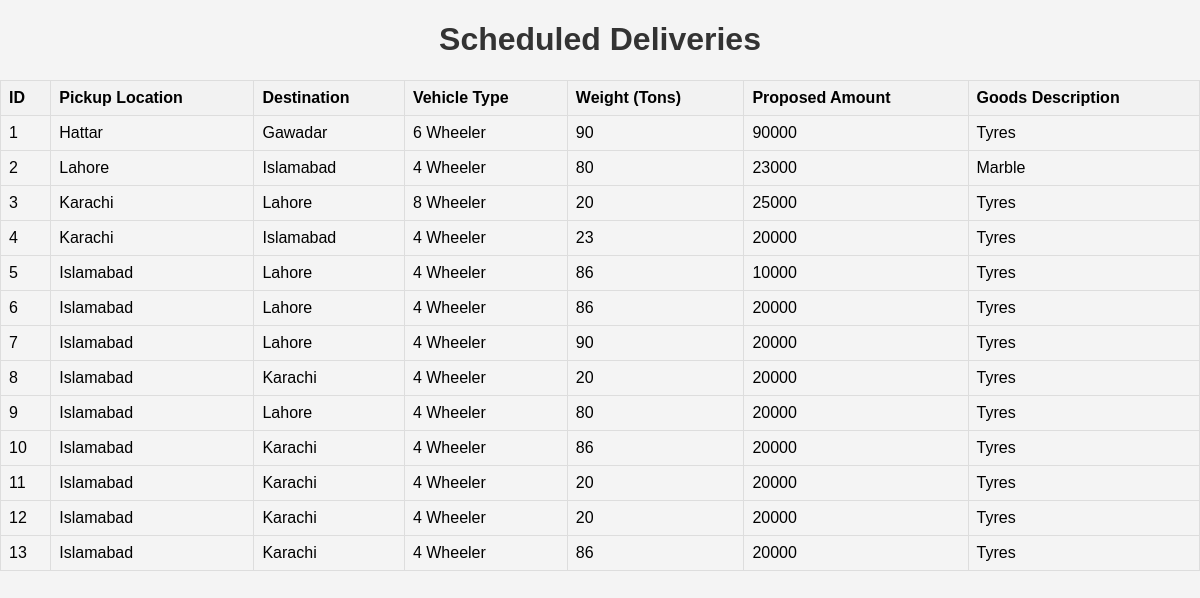
Screenshot of /ViewScheduledDeliveries with the database file from the repository.
### app.py (models this page shows, shortened)
class ScheduledDelivery(db.Model):
    id = db.Column(db.Integer , primary_key = True)
    user_id = db.Column(db.Integer , db.ForeignKey('user.user_id') , nullable=False)
    pickup_location = db.Column(db.String(50) , nullable = False)
    destination = db.Column(db.String(50) , nullable = False)
    proposed_amount = db.Column(db.Integer , nullable = False)
    deal_done = db.Column(db.Boolean , default=False)
    vehicle_type = db.Column(db.String(50) , nullable = False)
    weight = db.Column(db.Integer , nullable = False)
    Goods_Description=db.Column(db.String(150) , nullable = False)

### app.py (the view)
@app.route('/ViewScheduledDeliveries' , methods = ['GET' , 'POST'])
def  view_scheduled_deliveries():
    my_table = []
    scheduled_deliveries = ScheduledDelivery.query.all()
    for delivery in scheduled_deliveries:
        if delivery.deal_done == False:
            industrialist = Industrialist.query.filter_by(user_id=delivery.user_id).first()
            user = User.query.filter_by(user_id=delivery.user_id).first()
            data = {
                'id': delivery.id,
                'pickup_location': delivery.pickup_location,
                'destination': delivery.destination,
                'proposed_amount': delivery.proposed_amount,
                'Vehicle_Type': delivery.vehicle_type,
                'Weight': delivery.weight,
                'Goods_Decription':delivery.Goods_Description
            }
            my_table.append(data)
    return render_template('ViewScheduledDeliveries.html' ,  my_table = my_table)

### templates/ViewScheduledDeliveries.html (shortened to what this page needs)
<!DOCTYPE html>
<html lang="en">
<head>
    <link rel="stylesheet" href="../static/InsideWebsite5/assets/css/ViewDeliveries.css">
</head>
<body>
    <h1>Scheduled Deliveries</h1>
    <table>
        <thead>
            <tr>
                <th>ID</th>
                <th>Pickup Location</th>
                <th>Destination</th>
                <th>Vehicle Type</th>
                <th>Weight (Tons)</th>
                <th>Proposed Amount</th>
                <th>Goods Description</th>
            </tr>
        </thead>
        <tbody>
            {% for data in my_table %}
                <tr>
                    <td>{{ data.id }}</td>
                    <td>{{ data.pickup_location }}</td>
                    <td>{{ data.destination }}</td>
                    <td>{{ data.Vehicle_Type }}</td>
                    <td>{{ data.Weight }}</td>
                    <td>{{ data.proposed_amount }}</td>
                    <td>{{ data.Goods_Decription }}</td>
                </tr>
            {% endfor %}
        </tbody>
    </table>
</body>
</html>

### static/InsideWebsite5/assets/css/ViewDeliveries.css (style rules this page uses)
body { font-family: Arial, sans-serif; background-color: #f4f4f4; margin: 0; padding: 0; }
h1 { text-align: center; color: #333; }
table { width: 100%; border-collapse: collapse; margin-top: 20px; }
th, td { border: 1px solid #ddd; padding: 8px; text-align: left; }
th { background-color: #f2f2f2; }

### rows the page displays
ScheduledDelivery: id "1", pickup_location "Hattar", destination "Gawadar", Vehicle_Type "6 Wheeler", Weight "90", proposed_amount "90000", Goods_Decription "Tyres"
ScheduledDelivery: id "2", pickup_location "Lahore", destination "Islamabad", Vehicle_Type "4 Wheeler", Weight "80", proposed_amount "23000", Goods_Decription "Marble"
ScheduledDelivery: id "3", pickup_location "Karachi", destination "Lahore", Vehicle_Type "8 Wheeler", Weight "20", proposed_amount "25000", Goods_Decription "Tyres"
ScheduledDelivery: id "4", pickup_location "Karachi", destination "Islamabad", Vehicle_Type "4 Wheeler", Weight "23", proposed_amount "20000", Goods_Decription "Tyres"
ScheduledDelivery: id "5", pickup_location "Islamabad", destination "Lahore", Vehicle_Type "4 Wheeler", Weight "86", proposed_amount "10000", Goods_Decription "Tyres"
ScheduledDelivery: id "6", pickup_location "Islamabad", destination "Lahore", Vehicle_Type "4 Wheeler", Weight "86", proposed_amount "20000", Goods_Decription "Tyres"
ScheduledDelivery: id "7", pickup_location "Islamabad", destination "Lahore", Vehicle_Type "4 Wheeler", Weight "90", proposed_amount "20000", Goods_Decription "Tyres"
ScheduledDelivery: id "8", pickup_location "Islamabad", destination "Karachi", Vehicle_Type "4 Wheeler", Weight "20", proposed_amount "20000", Goods_Decription "Tyres"
ScheduledDelivery: id "9", pickup_location "Islamabad", destination "Lahore", Vehicle_Type "4 Wheeler", Weight "80", proposed_amount "20000", Goods_Decription "Tyres"
ScheduledDelivery: id "10", pickup_location "Islamabad", destination "Karachi", Vehicle_Type "4 Wheeler", Weight "86", proposed_amount "20000", Goods_Decription "Tyres"
ScheduledDelivery: id "11", pickup_location "Islamabad", destination "Karachi", Vehicle_Type "4 Wheeler", Weight "20", proposed_amount "20000", Goods_Decription "Tyres"
ScheduledDelivery: id "12", pickup_location "Islamabad", destination "Karachi", Vehicle_Type "4 Wheeler", Weight "20", proposed_amount "20000", Goods_Decription "Tyres"
ScheduledDelivery: id "13", pickup_location "Islamabad", destination "Karachi", Vehicle_Type "4 Wheeler", Weight "86", proposed_amount "20000", Goods_Decription "Tyres"
